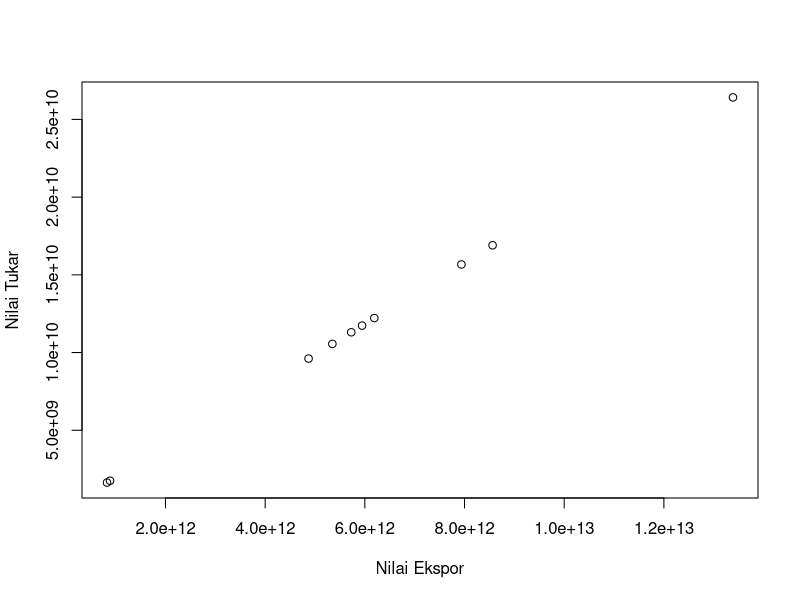
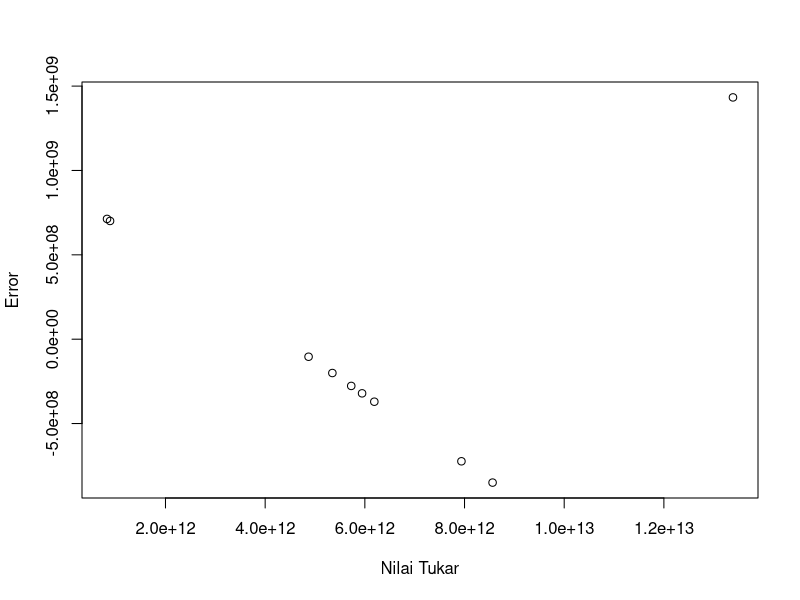

Recreate these plots in R, in order.
## ---- chunk 1
library(readxl)
dat<-read_excel('latihan.xlsx')
reg1<-lm(Y~X,data=dat)
plot(dat$Y,dat$X,xlab="Nilai Ekspor",ylab="Nilai Tukar")
## ---- chunk 2
library(readxl)
dat<-read_excel('latihan.xlsx')
reg1<-lm(Y~X,data=dat)
dat$u<-resid(reg1)
plot(dat$Y,dat$u,xlab="Nilai Tukar",ylab="Error")
## ---- chunk 3
library(readxl)
dat<-read_excel("latihan.xlsx")
reg<-lm(Y~X,data=dat)
summary(reg)
